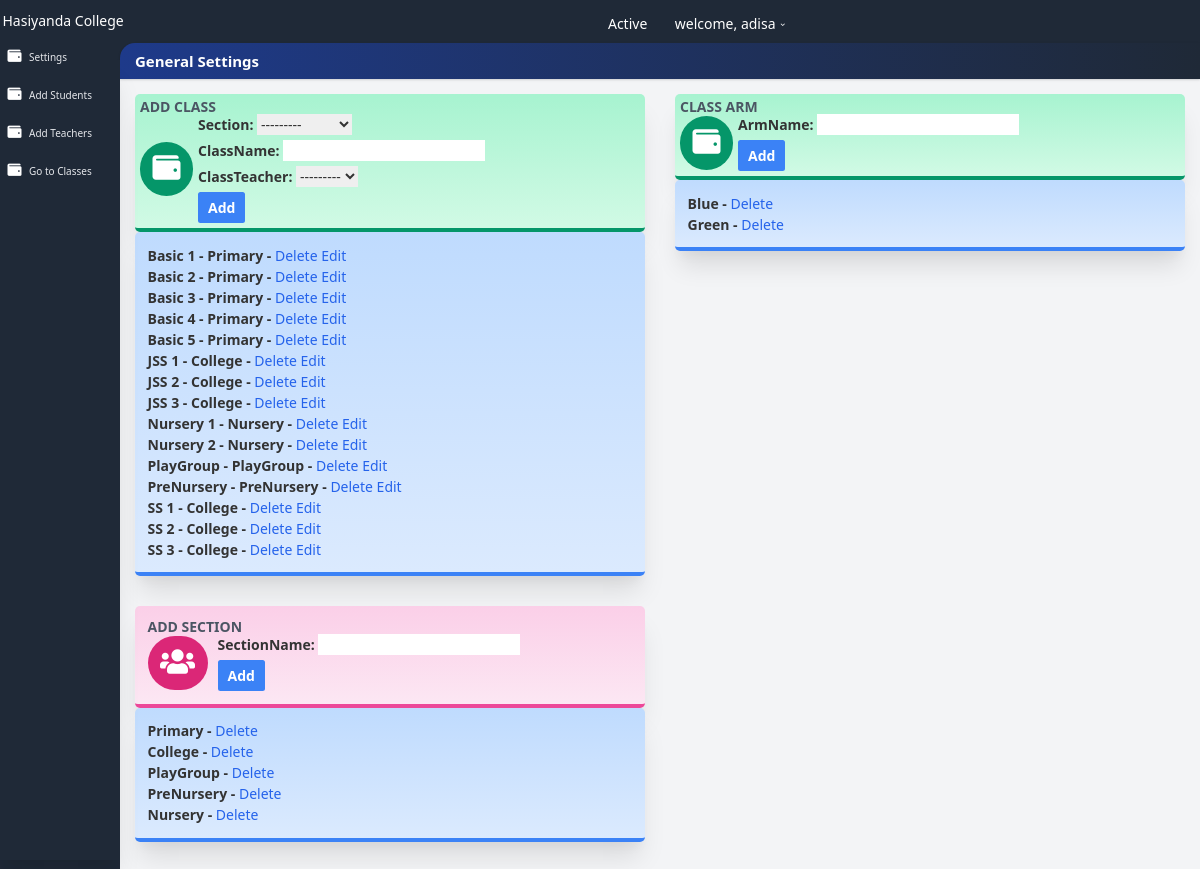
The page /settings/ (signed in) on the database as committed earlier.
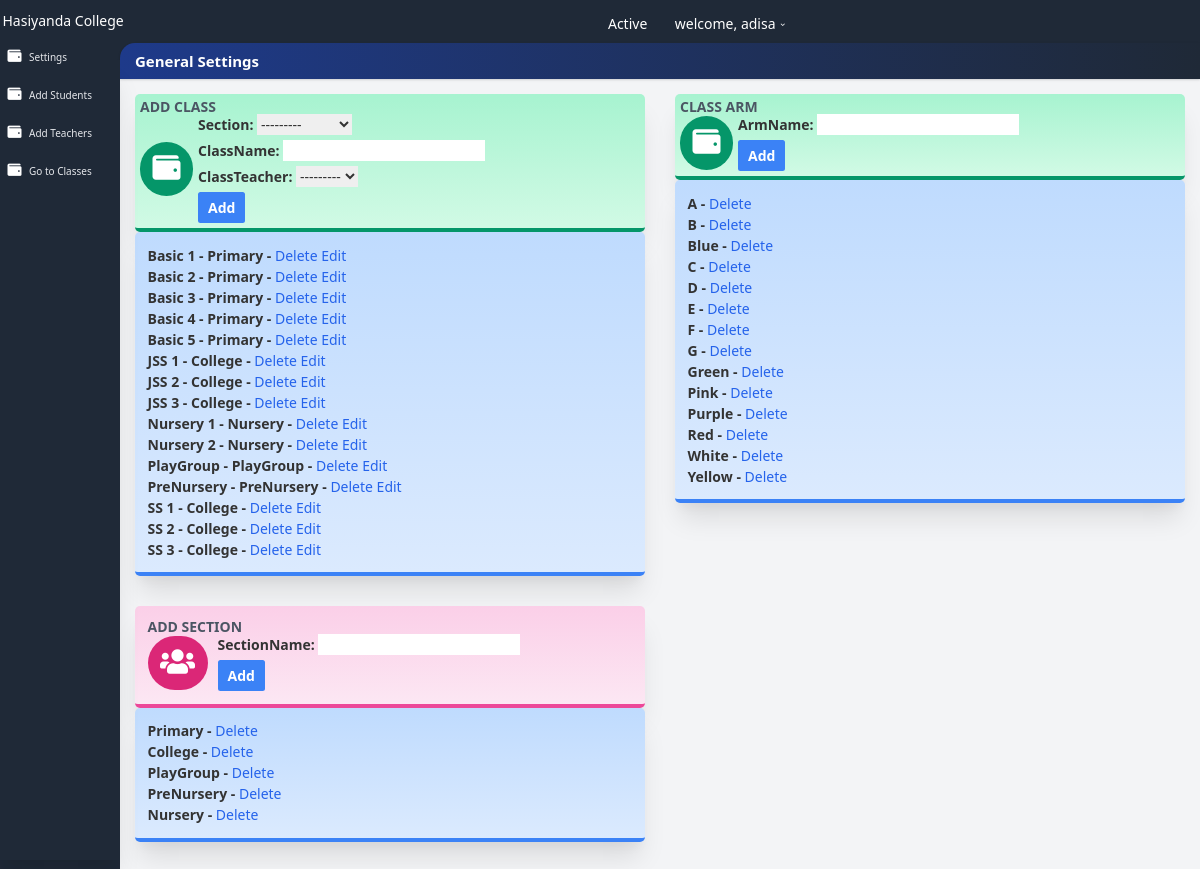
The same page on the database as committed later.
### result/models.py (models this page shows, shortened)
class all_class(models.Model):
    className = models.CharField(max_length=100 , unique=True)
    section = models.ForeignKey(section, on_delete=models.SET_NULL, null=True)
    complete = models.BooleanField(default=False)
    classTeacher = models.ForeignKey(User, on_delete=models.SET_NULL, null=True)
    date = models.DateTimeField(auto_now_add=True)
    class Meta:
        ordering = ['className']

class section(models.Model):
    sectionName = models.CharField(max_length=100 , unique=True)
    def __str__(self):
        return self.sectionName

class classArm(models.Model):
    armName = models.CharField(max_length=100 , unique=True)
    class Meta:
        ordering = ['armName']

### result/views.py (the view, shortened to what this page needs)
# urls.py: path('settings/', settings.as_view(), name='settings'),
class settings(LoginRequiredMixin, TemplateView):
    login_url = 'result:login'
    template_name = 'result/settings.html'
    queryset = all_class.objects.all()
    def get_context_data(self, **kwargs):
        context = super(settings, self).get_context_data(**kwargs)
        context['classForm'] = allClassForm()
        context['armForm'] = classArmForm()
        context['sectionForm'] = sectionForm()
        context['imageForm'] = ImageForm()
        context['settingForm'] = settingForm()
        context['allclass'] = all_class.objects.all()
        context['classArm'] = classArm.objects.all()
        context['sections'] = section.objects.all()
        context['img'] = Images.objects.all()
        context['setting'] = setting.objects.all()
        context['studentCount'] = students.objects.all().count()
        return context

### result/forms.py
class allClassForm(forms.ModelForm):
    class Meta:
        model = all_class
        fields = ['section', 'className' , 'classTeacher']

class classArmForm(forms.ModelForm):
    class Meta:
        model = classArm
        fields = ['armName']

### result/templates/result/settings.html (shortened to what this page needs)
<!DOCTYPE html>
<html lang="en">
<head>
    <link rel="stylesheet" href="https://use.fontawesome.com/releases/v5.3.1/css/all.css">
    <link rel="stylesheet" href="https://cdn.jsdelivr.net/npm/bootstrap@3.3.7/dist/css/bootstrap.min.css">
    <link rel="stylesheet" href="https://unpkg.com/tailwindcss@2.2.19/dist/tailwind.min.css"/>
    <link href="https://afeld.github.io/emoji-css/emoji.css" rel="stylesheet">
</head>
<body class="bg-gray-800 font-sans leading-normal tracking-normal mt-12">
<header>
    <nav aria-label="menu nav" class="bg-gray-800 pt-2 md:pt-1 pb-1 px-1 mt-0 h-auto fixed w-full z-20 top-0">
        <div class="flex flex-wrap items-center">
            <div class="flex flex-shrink md:w-1/3 justify-center md:justify-start text-white">
                <a href="{% url 'result:index' %}" aria-label="Home">
                    <h1> Hasiyanda College</h1>
                </a>
            </div>
            <div class="flex w-full pt-2 content-center justify-between md:w-1/3 md:justify-end">
                <ul class="list-reset flex justify-between flex-1 md:flex-none items-center">
                    <li class="flex-1 md:flex-none md:mr-3">
                        <a class="inline-block py-2 px-4 text-white no-underline" href="#">Active</a>
                    </li>
                    <li class="flex-1 md:flex-none md:mr-3">
                        <div class="relative inline-block">
                            <button onclick="toggleDD('myDropdown')" class="drop-button text-white py-2 px-2"> <span class="pr-2"></span> welcome, {{user.username}} <svg class="h-3 fill-current inline" xmlns="http://www.w3.org/2000/svg" viewBox="0 0 20 20">
                                <path d="M9.293 12.95l.707.707L15.657 8l-1.414-1.414L10 10.828 5.757 6.586 4.343 8z" /></svg></button>
                        </div>
                    </li>
                </ul>
            </div>
        </div>
    </nav>
</header>
<main>
    <div class="flex flex-col md:flex-row">
        <nav aria-label="alternative nav">
            <div class="bg-gray-800 shadow-xl h-20 fixed bottom-0 mt-12 md:relative md:h-screen z-10 w-full md:w-48 content-center">
                <div class="md:mt-12 md:w-48 md:fixed md:left-0 md:top-0 content-center md:content-start text-left justify-between">
                    <ul class="list-reset flex flex-row md:flex-col pt-3 md:py-3 px-1 md:px-2 text-center md:text-left">
                        <li class="mr-3 flex-1">
                            <a href="{% url 'result:settings' %}" class="block py-1 md:py-3 pl-0 md:pl-1 align-middle text-white no-underline hover:text-white border-b-2 border-gray-800 hover:border-red-500">
                                <i class="fa fa-wallet pr-0 md:pr-3"></i><span class="pb-1 md:pb-0 text-xs md:text-base text-gray-400 md:text-gray-200 block md:inline-block">
                                    Settings
                                </span>
                            </a>
                        </li>
                        <li class="mr-3 flex-1">
                            <a href="{% url 'result:registerStudent' %}" class="block py-1 md:py-3 pl-0 md:pl-1 align-middle text-white no-underline hover:text-white border-b-2 border-gray-800 hover:border-yellow-500">
                                <i class="fa fa-wallet pr-0 md:pr-3"></i><span class="pb-1 md:pb-0 text-xs md:text-base text-gray-400 md:text-gray-200 block md:inline-block">Add Students</span>
                            </a>
                        </li>
                        <li class="mr-3 flex-1">
                            <a href="{% url 'result:RegisterTeachers' %}" class="block py-1 md:py-3 pl-0 md:pl-1 align-middle text-white no-underline hover:text-white border-b-2 border-gray-800 hover:border-green-500">
                                <i class="fa fa-wallet pr-0 md:pr-3"></i><span class="pb-1 md:pb-0 text-xs md:text-base text-gray-400 md:text-gray-200 block md:inline-block">Add Teachers</span>
                            </a>
                        </li>
                        <li class="mr-3 flex-1">
                            <a href="{% url 'result:classList' %}" class="block py-1 md:py-3 pl-0 md:pl-1 align-middle text-white no-underline hover:text-white border-b-2 border-gray-800 hover:border-green-500">
                                <i class="fa fa-wallet pr-0 md:pr-3"></i><span class="pb-1 md:pb-0 text-xs md:text-base text-gray-400 md:text-gray-200 block md:inline-block">Go to Classes</span>
                            </a>
                        </li>
                    </ul>
                </div>
            </div>
        </nav>
        <section>
            <div id="main" class="main-content flex-1 bg-gray-100 mt-12 md:mt-2 pb-24 md:pb-5">
                <div class="bg-gray-800 pt-3">
                    <div class="rounded-tl-3xl bg-gradient-to-r from-blue-900 to-gray-800 p-4 shadow text-2xl text-white">
                        <h1 class="font-bold pl-2">General Settings </h1>
                    </div>
                </div>
                <div class="flex flex-wrap">
                    <div class="w-full md:w-1/2 xl:w-1/3 p-6">
                        <div class="bg-gradient-to-b from-green-200 to-green-100 border-b-4 border-green-600 rounded-lg shadow-xl p-2">
                            <h2 class="font-bold uppercase text-gray-600">Add Class</h2>
                            <div class="flex flex-row items-center">
                                <div class="flex-shrink pr-2">
                                    <div class="rounded-full p-5 bg-green-600"><i class="fa fa-wallet fa-2x fa-inverse"></i></div>
                                </div>
                                <form method="post"  class="">
                                      {{ classForm.as_p }}
                                      <button
                                        class="bg-blue-500 hover:bg-blue-700 text-white font-bold py-2 px-4 rounded focus:outline-none focus:shadow-outline"
                                        type="submit"> Add</button>
                                </form>
                            </div>
                        </div>
                            <div class="bg-gradient-to-b from-blue-200 to-blue-100 border-b-4 border-blue-500 rounded-lg shadow-xl p-5">
                                <div class="flex flex-row items-center">
                                    <ul class=" font-bold">
                                        {% for class in allclass%}
                                          <li  >
                                             {{class.className}} - {{ class.section}} -
                                             <a href="{% url 'result:deleteClass' class.id %}" class="font-medium text-blue-600 dark:text-blue-500 hover:underline" >
                                              Delete
                                            </a>
                                            <a href="{% url 'result:EditClass' class.id %}" class="font-medium text-blue-600 dark:text-blue-500 hover:underline" >
                                                Edit
                                              </a>
                                          </li>
                                        {% endfor %}
                                      </ul>
                                </div>
                            </div>
                    </div>
                    <div class="w-full md:w-1/2 xl:w-1/3 p-6">
                        <div class="bg-gradient-to-b from-green-200 to-green-100 border-b-4 border-green-600 rounded-lg shadow-xl p-2">
                            <h2 class="font-bold uppercase text-gray-600">Class Arm</h2>
                            <div class="flex flex-row items-center">
                                <div class="flex-shrink pr-2">
                                    <div class="rounded-full p-5 bg-green-600"><i class="fa fa-wallet fa-2x fa-inverse"></i></div>
                                </div>
                                <form method="post"  class="">
                                      {{ armForm.as_p }}
                                      <button
                                        class="bg-blue-500 hover:bg-blue-700 text-white font-bold py-2 px-4 rounded focus:outline-none focus:shadow-outline"
                                        type="submit"> Add</button>
                                </form>
                            </div>
                        </div>
                        <div class="bg-gradient-to-b from-blue-200 to-blue-100 border-b-4 border-blue-500 rounded-lg shadow-xl p-5">
                            <div class="flex flex-row items-center">
                                <ul class=" font-bold">
                                    {% for classArm in classArm%}
                                      <li  >
                                         {{ classArm.armName}} -
                                         <a href="{% url 'result:deleteArm' classArm.id %}" class="font-medium text-blue-600 dark:text-blue-500 hover:underline" >
                                          Delete
                                        </a>
                                      </li>
                                    {% endfor %}
                                  </ul>
                            </div>
                        </div>
                    </div>
                    <div class="w-full md:w-1/2 xl:w-1/3 p-6">
                        <div class="bg-gradient-to-b from-pink-200 to-pink-100 border-b-4 border-pink-500 rounded-lg shadow-xl p-5">
                            <h2 class="font-bold uppercase text-gray-600">Add Section</h2>
                            <div class="flex flex-row items-center">
                                <div class="flex-shrink pr-4">
                                    <div class="rounded-full p-5 bg-pink-600"><i class="fas fa-users fa-2x fa-inverse"></i></div>
                                </div>
                                <form method="post"  class="">
                                    {{ sectionForm.as_p }}
                                    <button
                                      class="bg-blue-500 hover:bg-blue-700 text-white font-bold py-2 px-4 rounded focus:outline-none focus:shadow-outline"
                                      type="submit"> Add</button>
                              </form>
                            </div>
                        </div>
                        <div class="bg-gradient-to-b from-blue-200 to-blue-100 border-b-4 border-blue-500 rounded-lg shadow-xl p-5">
                            <div class="flex flex-row items-center">
                                <ul class=" font-bold">
                                    {% for section in sections %}
                                      <li  >
                                        {{ section.sectionName }} -
                                         <a href=" " class="font-medium text-blue-600 dark:text-blue-500 hover:underline" >
                                          Delete
                                        </a>
                                      </li>
                                    {% endfor %}
                                  </ul>
                            </div>
                        </div>
                    </div>
                </div>
            </div>
        </section>
    </div>
</main>
</body>
</html>

Rows that differ between the two databases and show on the page:
added classArm: armName "A"
added classArm: armName "B"
added classArm: armName "C"
added classArm: armName "D"
added classArm: armName "E"
added classArm: armName "F"
added classArm: armName "G"
added classArm: armName "Pink"
added classArm: armName "Purple"
added classArm: armName "Red"
added classArm: armName "White"
added classArm: armName "Yellow"
